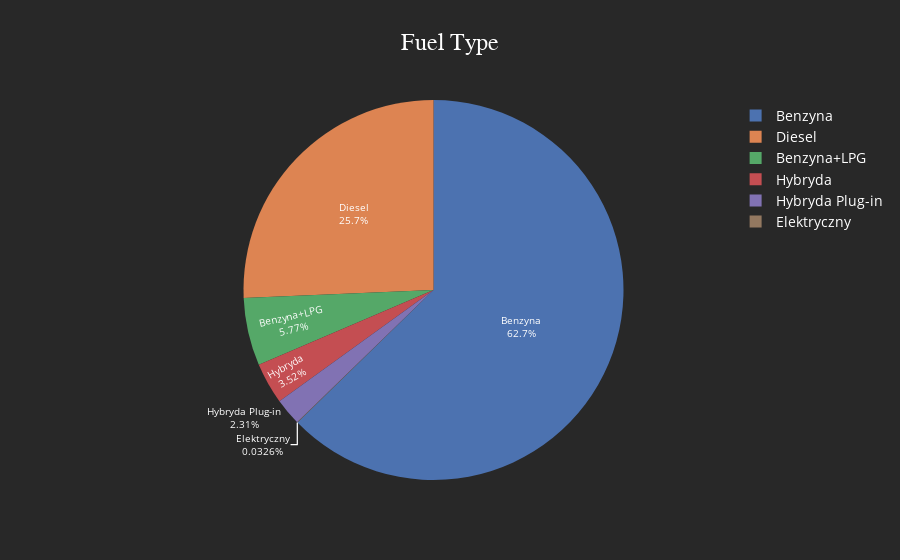

Write notebook code for a chart like this one.
### Code cell
fuel_type = df['fuel_type'].value_counts().reset_index()
plotly_pie(fuel_type, values="count", names="fuel_type", title="Fuel Type")

### Figure 1 — Plotly figure (JSON) as saved in the notebook; plotly's stock layout.template omitted (floating-point values rounded to 4 significant figures)
{"data": [{"domain": {"x": [0.0, 1.0], "y": [0.0, 1.0]}, "hovertemplate": "fuel_type=%{label}<br>count=%{value}<extra></extra>", "labels": ["Benzyna", "Diesel", "Benzyna+LPG", "Hybryda", "Hybryda Plug-in", "Elektryczny"], "legendgroup": "", "name": "", "showlegend": true, "values": [1925, 788, 177, 108, 71, 1], "type": "pie", "textfont": {"color": "white", "size": 10}, "textinfo": "percent+label"}], "layout": {"legend": {"tracegroupgap": 0, "font": {"size": 14, "color": "white"}, "bgcolor": "rgba(0,0,0,0)"}, "title": {"text": "Fuel Type", "font": {"size": 24, "family": "Arial", "color": "white"}}, "paper_bgcolor": "rgb(40,40,40)"}}
